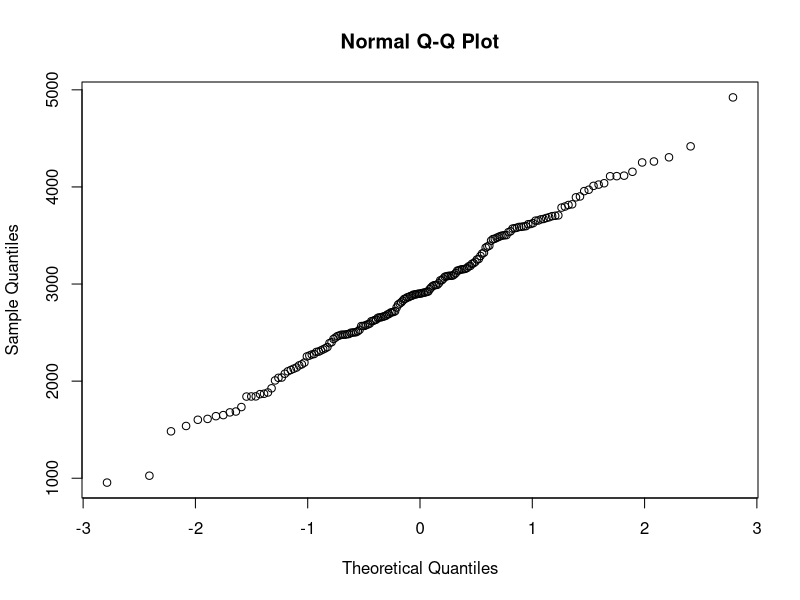
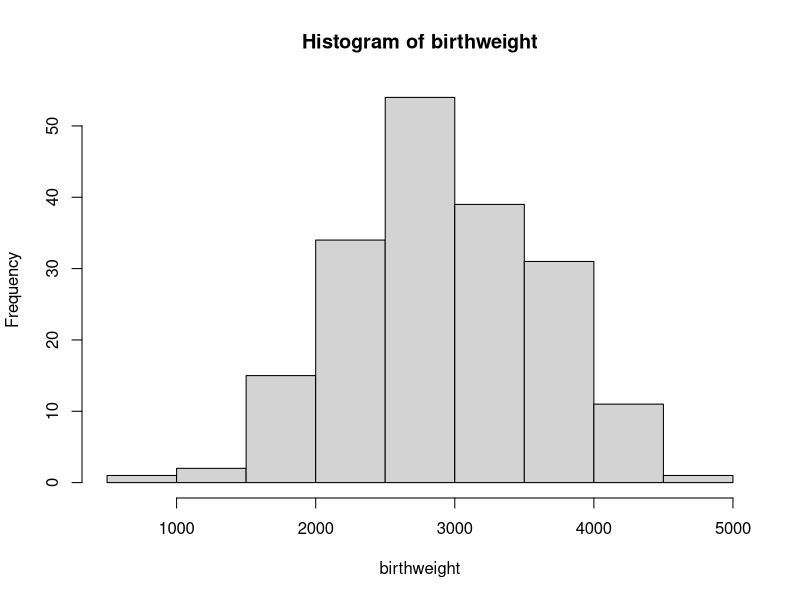
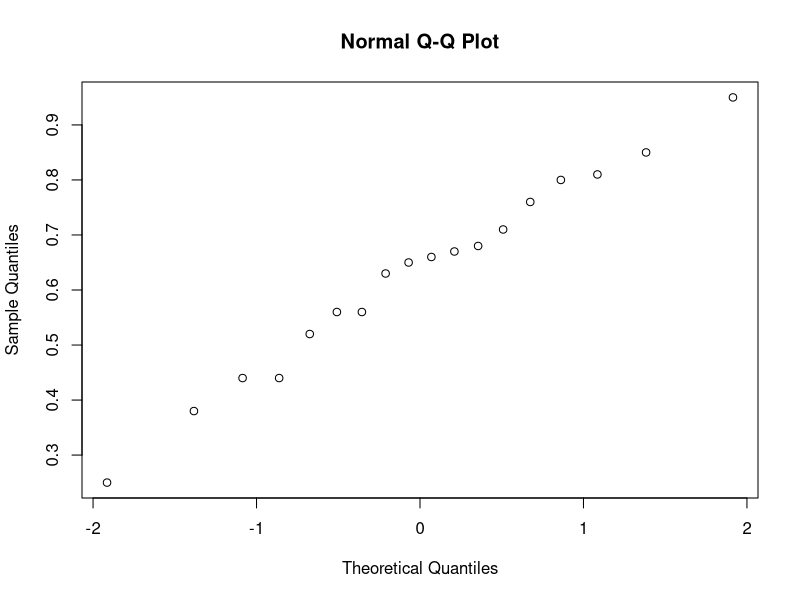
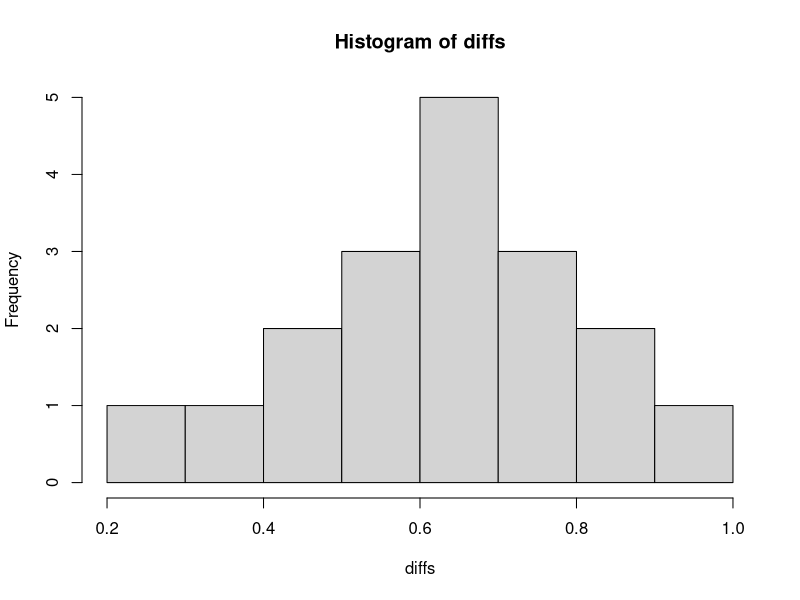
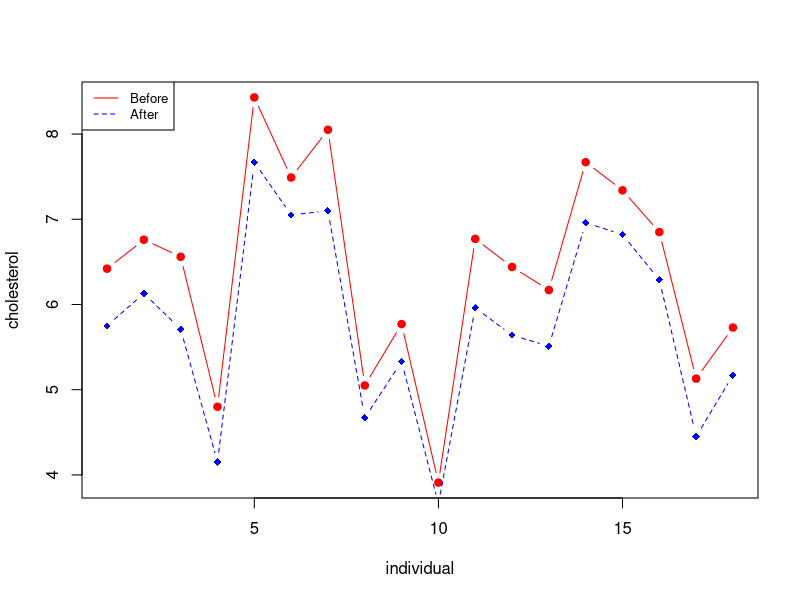
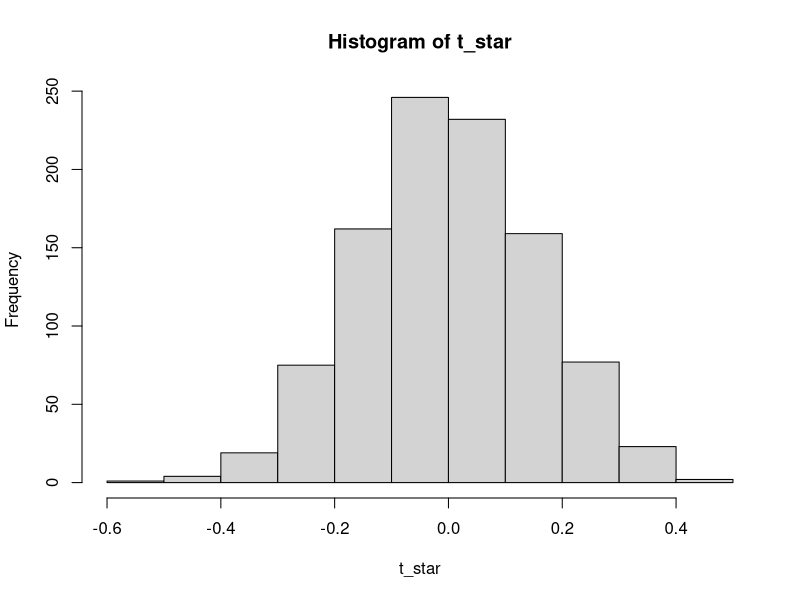
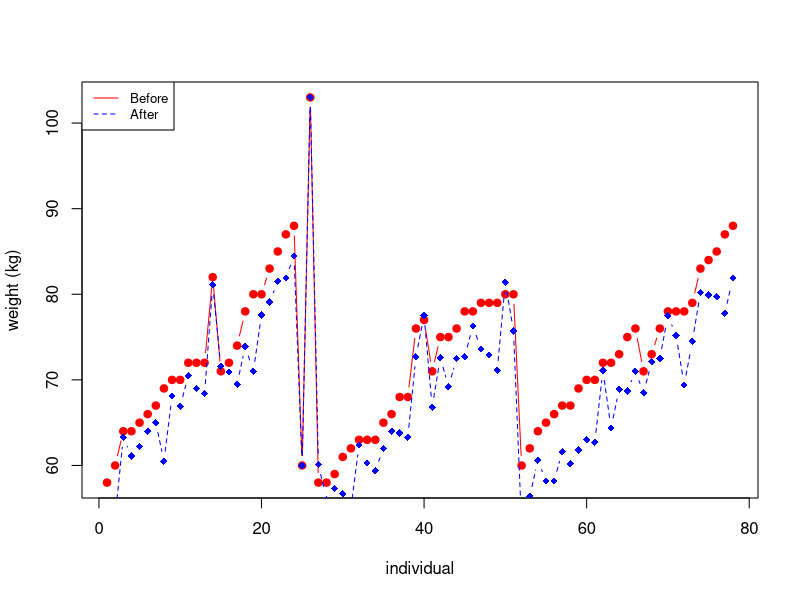
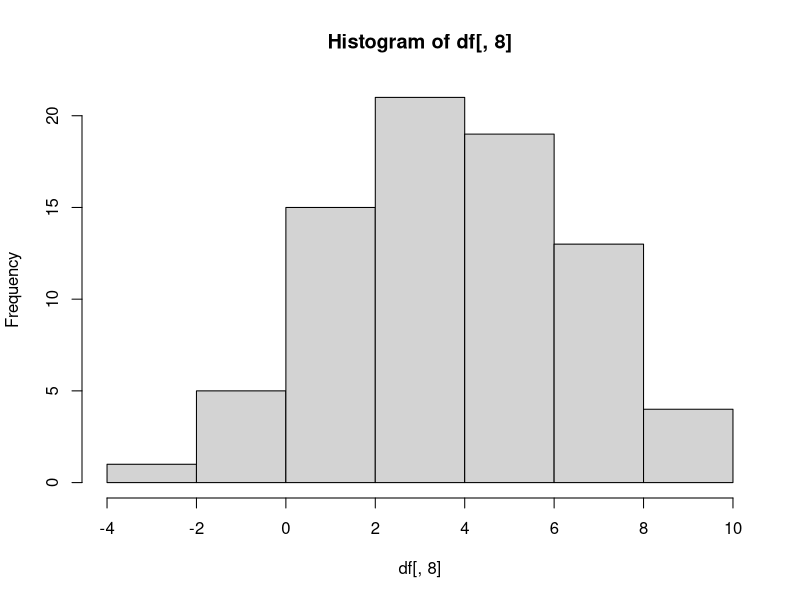

Write R code to recreate these figures, in order.
## ---- chunk 1
options(digits=3)
## ---- chunk 2
birthweight <- readLines("data/birthweight.txt")
birthweight <- as.double(birthweight[2:length(birthweight)])
birthweight

# print(paste("Amount of observations: ", length(birthweight)))
## ---- chunk 3
birthweight_mean <- mean(birthweight)
print(paste("Mean of the sample: ", birthweight_mean))
## ---- chunk 4
qqnorm(y = birthweight)
## ---- chunk 5
hist(birthweight)
# add density line
# lines(density(birthweight), col="blue",lwd=2)
## ---- chunk 6
shapiro.test(birthweight)
# H0 - normal distribution, H1 - not normal
## ---- chunk 7
t.test(birthweight, conf.level = 0.96)
## ---- chunk 8
B <- 1000
alpha <- 0.04
T_star <- numeric(B)

for(i in 1:B) {
  X_star <- sample(birthweight, replace = TRUE)
  T_star[i] <- mean(X_star)
}

T_star_q2 <- quantile(T_star, alpha/2)
T_star_q98 <- quantile(T_star, 1 - alpha/2)

c(2*birthweight_mean - T_star_q98, 2*birthweight_mean - T_star_q2)
## ---- chunk 9
sum(T_star<T_star_q2)
## ---- chunk 10
t.test(birthweight, alternative = "greater", mu=2800)
## ---- chunk 11
greater_weight <- as.integer(birthweight > 2800)
binom.test(sum(greater_weight), length(greater_weight), p=0.5, alt="g")
## ---- chunk 12


## ---- chunk 13

## ---- chunk 14
prop.test(c(61, 65), c(95, 93))
## ---- chunk 15
df <- as.data.frame(read.table("data/cholesterol.txt", header=TRUE))
head(df)
## ---- chunk 16
diffs <- df[, 1] - df[, 2]
diffs
qqnorm(diffs)
## ---- chunk 17
hist(diffs)
## ---- chunk 18
shapiro.test(diffs)
## ---- chunk 19
shapiro.test(df[, 1])
shapiro.test(df[, 2])
## ---- chunk 20
cor.test(df[, 1], df[, 2], method="pearson")
## ---- chunk 21
# Create a first line
plot(1:length(df[, 1]), df[, 1], type = "b", pch=19, col = "red", xlab = "individual", ylab = "cholesterol")
lines(1:length(df[, 2]), df[, 2], pch=18, col = "blue", type = "b", lty=2)
legend("topleft", legend=c("Before", "After"), col=c("red", "blue"), lty = 1:2, cex=0.8)
## ---- chunk 22
t.test(df[, 1], df[, 2], paired=2)
## ---- chunk 23
diff_mean <- function(x, y) {
  return(mean(x-y))
}

# original dataframe
stats <- diff_mean(df[, 1], df[, 2])
stats

B <- 1000
t_star <- numeric(B)

for (i in 1:B) {
  diff_star <- t(apply(cbind(df[, 1], df[, 2]), 1, sample))
  t_star[i] <- diff_mean(diff_star[, 1], diff_star[, 2])
}

hist(t_star)
# plot(rep(stats, 2), c(0, 50), col="red", lwd=2)
lines(rep(stats, 2), c(0, 50), col="red", lwd=2)
## ---- chunk 24
# calculating p-value
pl <- sum(t_star < stats) / B
pr <- sum(t_star > stats) / B

p <- 2*min(pl, pr)
p
## ---- chunk 25

mu <- mean(df[, 2])
mu # bar{x}

s <- sd(df[, 2])
s

theta_hat <- 2*mu - 3
theta_hat

alpha <- 0.05

n <- length(df[, 2])
t_alpha <- qt(1 - alpha/2, df=n)
t_alpha

theta_l <- theta_hat - t_alpha*s/sqrt(n)
theta_r <- theta_hat + t_alpha*s/sqrt(n)
c("[", theta_l,",", theta_r, "]")
## ---- chunk 26
t <- max(df[, 2])
t

n <- length(df[, 2])
n

for (theta in 3:12) {
  B <- 1000
  t_star <- numeric(B)
  
  for (i in 1:B) {
    x_star <- runif(n, min = 3, max = theta)
    t_star[i] <- max(x_star)
  }
  
  pl <- sum(t_star < t)/B
  pr <- sum(t_star > t)/B
  
  p <- 2* min(pl, pr)
  print(paste("Theta =", theta, ", ", p))
}
## ---- chunk 27
less_chol <- as.integer(df[, 2] < 6)
binom.test(sum(less_chol), length(less_chol), p=0.5, alt="g")
## ---- chunk 28
less_chol <- as.integer(df[, 2] < 4.5)
binom.test(sum(less_chol),length(less_chol),p=0.25, alt="l")
## ---- chunk 29
df <- as.data.frame(read.table("data/diet.txt", header=TRUE))
df["weight.lost"] <- df["preweight"] - df["weight6weeks"]
head(df)
## ---- chunk 30
# Create a first line
plot(1:length(df[,5]), df[,5], type = "b", pch=19, col = "red", xlab = "individual", ylab = "weight (kg)")
lines(1:length(df[,7]), df[,7], pch=18, col = "blue", type = "b", lty=2)
legend("topleft", legend=c("Before", "After"), col=c("red", "blue"), lty = 1:2, cex=0.8)
## ---- chunk 31
t.test(df[,5], df[,7], paired=TRUE)
## ---- chunk 32
hist(df[,8])
## ---- chunk 33
qqnorm(df[,8])
## ---- chunk 34
shapiro.test(df[,8])
## ---- chunk 35
df$diet <- as.factor(df$diet)
dietaov=lm(weight.lost~diet,data=df)
anova(dietaov)
summary(dietaov)
## ---- chunk 36
# Checking assumptions
qqnorm(residuals(dietaov))
plot(fitted(dietaov), residuals(dietaov))
## ---- chunk 37
kruskal.test(df$weight.lost, df$diet)
## ---- chunk 38
df$gender <- as.factor(df$gender)
dietgenderaov <- lm(weight.lost~gender*diet,data=df)
anova(dietgenderaov)
## ---- chunk 39
summary(dietgenderaov)
## ---- chunk 40
par(mfrow=c(1, 2))
interaction.plot(df$gender, df$diet, df$weight.lost)
interaction.plot(df$diet, df$gender, df$weight.lost)
## ---- chunk 41
genderaov <- lm(weight.lost~gender,data=df)
anova(genderaov)
summary(genderaov)
## ---- chunk 42
# Checking assumptions
par(mfrow=c(1, 2))
qqnorm(residuals(dietgenderaov))
plot(fitted(dietgenderaov), residuals(dietgenderaov))
## ---- chunk 43
print(paste('Diet 1:', dietaov$coefficients[1]))
print(paste('Diet 2:', dietaov$coefficients[1] + dietaov$coefficients[2]))
print(paste('Diet 3:', dietaov$coefficients[1] + dietaov$coefficients[3]))
## ---- chunk 44
require("MASS")
## ---- chunk 45
B <- 6; P <- 4; T <- 3

process <- c()
for (i in 1:B) {
  block <- c()
  for (tr in 1:T) {
    block <- cbind(block, as.numeric(sample(1:P) > 2))
  }
  process <- rbind(process, block)
}

process <- t(process)
rownames(process) <- c("N", "P", "K")
colnames(process) <- paste0(rep(1:6, each=4), paste0(".", rep(1:4, 6)))
process
## ---- chunk 46
interaction.plot(npk$block, npk$N, npk$yield, ylab='average yield', xlab='block', main='Average yield per block', legend=FALSE)
legend("topright", c("yes", "no"), title="N presence", lwd=1, lty=c(1, 2))
## ---- chunk 47
n_block_lm <- lm(yield~block*N, data=npk)
anova(n_block_lm)
## ---- chunk 48
summary(n_block_lm)
## ---- chunk 49
lm <- lm(yield~block+N, data=npk)
anova(lm)
## ---- chunk 50
par(mfrow=c(1, 2))
qqnorm(residuals(lm))
plot(fitted(lm), residuals(lm))
## ---- chunk 51
npklm1 <- lm(yield~P + K + block*N, data=npk)
npklm2 <- lm(yield~N + K + block*P, data=npk)
npklm3 <- lm(yield~N + P + block*K, data=npk)
npklm4 <- lm(yield~block + N + P + K, data=npk)
npklm5 <- lm(yield~N + P + K, data=npk)
## ---- chunk 52
print('Y ~ P + K + block*N')
anova(npklm1)
## ---- chunk 53
print('Y ~ N + K + block*P')
anova(npklm2)
## ---- chunk 54
print('Y ~ P + N + block*K')
anova(npklm3)
## ---- chunk 55
print('Y ~ P + K + N + block')
anova(npklm4)
## ---- chunk 56
print('Y ~ P + K + N')
anova(npklm5)
## ---- chunk 57
npklm6 <- lm(yield~block + N + K, data=npk)
anova(npklm6)
## ---- chunk 58
npklm7 <- lm(yield~P*N*K, data=npk)
anova(npklm7)
## ---- chunk 59
require(lme4)
npklmer <- lmer(yield~N+(1|block), REML=FALSE, data=npk)
npklmer1 <- lmer(yield~(1|block), REML=FALSE, data=npk)
anova(npklmer1, npklmer)
